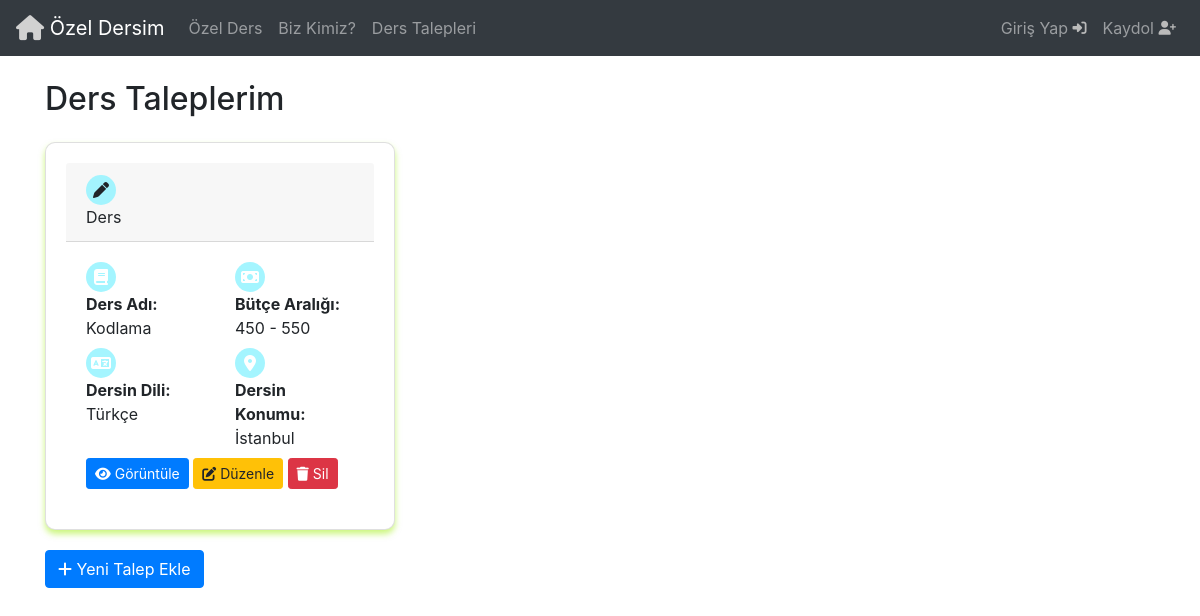
Page /ders_taleplerim/1 on the committed database.
### Base/models.py (models this page shows, shortened)
class DersTalepleri(models.Model):
  seviye = [
    ('İlkokul', 'İlkokul'),
    ('Ortaokul', 'Ortaokul'),
    ('Lise', 'Lise'),
    ('Üniversite', 'Üniversite'),
    ('Yüksek Lisans','Yüksek Lisans'),
  ]
  kullanici = models.ForeignKey(User, on_delete=models.CASCADE)
  baslik = models.CharField(max_length=50)
  ders = models.ForeignKey(Ders, on_delete=models.CASCADE)
  talep_notu= models.TextField(max_length=200,null=True,blank=True)
  talep_durumu = models.BooleanField(default=False)
  min_butce = models.IntegerField(validators=[MinValueValidator(0)])
  max_butce = models.IntegerField(validators=[MaxValueValidator(10000)])
  ogrenci_seviyesi = models.CharField(max_length=50,choices=seviye)
  olusturulma_tarihi = models.DateTimeField(auto_now_add=True)
  konum = models.ForeignKey(Sehir, on_delete=models.CASCADE, null=True, blank=True, default=None)
  dil = models.ForeignKey(Dil,on_delete=models.CASCADE,default=None)

class Ders(models.Model):
  ders = models.CharField(max_length=50)
  def __str__(self) :
    return self.ders

class Dil(models.Model):
  dil = models.CharField(max_length=50)
  def __str__(self):
    return self.dil

class Sehir(models.Model):
  sehir = models.CharField(max_length=50)
  def __str__(self):
    return self.sehir

### Base/views.py (the view)
# urls.py: path('ders_taleplerim/<str:pk>',views.ders_taleplerim,name='DersTaleplerim'),
def ders_taleplerim(request,pk):
   user = User.objects.get(id=pk)
   ders_taleplerim = DersTalepleri.objects.filter(kullanici=user)
   context = {'user': user , 'ders_taleplerim':ders_taleplerim}
   return render(request,'DersTaleplerim.html',context)

### Templates/DersTaleplerim.html (shortened to what this page needs)
{% include 'navbar.html' %}
<!DOCTYPE html>
<html lang="en">
<head>
    <link
            rel="stylesheet"
            href="https://stackpath.bootstrapcdn.com/bootstrap/4.5.2/css/bootstrap.min.css"
    />
    <link
            rel="stylesheet"
            href="https://cdnjs.cloudflare.com/ajax/libs/font-awesome/6.5.2/css/all.min.css"
    />
</head>
<body>
<div class="container mt-4">
    <h2 class="mb-4">Ders Taleplerim</h2>
    <div class="row">
        {% for ders in ders_taleplerim %}
        <div class="col-md-4">
            <div class="card custom-card">
                <div class="card-header">
                    <i class="fas fa-pen icon-circle"></i> Ders
                </div>
                <div class="card-body">
                    <div class="row">
                        <div class="col-md-6">
                            <div class="icon-circle"><i class="fas fa-book"></i></div>
                            <strong>Ders Adı:</strong> {{ ders.ders }}
                        </div>
                        <div class="col-md-6">
                            <div class="icon-circle"><i class="fas fa-money-bill"></i></div>
                            <strong>Bütçe Aralığı:</strong> {{ ders.min_butce }} - {{ ders.max_butce }}
                        </div>
                    </div>
                    <div class="row mt-2">
                        <div class="col-md-6">
                            <div class="icon-circle"><i class="fas fa-language"></i></div>
                            <strong>Dersin Dili:</strong> {{ ders.dil }}
                        </div>
                        <div class="col-md-6">
                            <div class="icon-circle"><i class="fas fa-map-marker-alt"></i></div>
                            <strong>Dersin Konumu:</strong> {{ ders.konum }}
                        </div>
                    </div>
                    <div class="row mt-2">
                        <div class="col-md-12">
                            <a href="{% url 'TalepDetay' ders.id %}" class="btn btn-primary btn-sm"><i class="fas fa-eye"></i> Görüntüle</a>
                            <a href="{% url 'TalepDuzenle' ders.id %}" class="btn btn-warning btn-sm"><i class="fas fa-edit"></i> Düzenle</a>
                            <a href="{% url 'TalepSil' ders.id %}" class="btn btn-danger btn-sm"><i class="fas fa-trash"></i> Sil</a>
                        </div>
                    </div>
                </div>
            </div>
        </div>
        {% endfor %}
    </div>
    <a href="{% url 'TalepOlustur'  %}" class="btn btn-primary">
        <i class="fas fa-plus"></i> Yeni Talep Ekle
    </a>
</div>
</body>
</html>

### Templates/DersTaleplerim.html (style rules this page uses)
.icon-circle { width: 30px; height: 30px; border-radius: 50%; background-color: #96f3ffdc; display: flex; justify-content: center; align-items: center; margin-right: 10px; }
.icon-circle i { color: white; }
.custom-card { border-radius: 10px; padding: 20px; margin-bottom: 20px; box-shadow: 0 4px 6px rgba(156, 238, 5, 0.527); }

### rows in the picture
DersTalepleri: ders "Kodlama", min_butce "450", max_butce "550", dil "Türkçe", konum "İstanbul"
